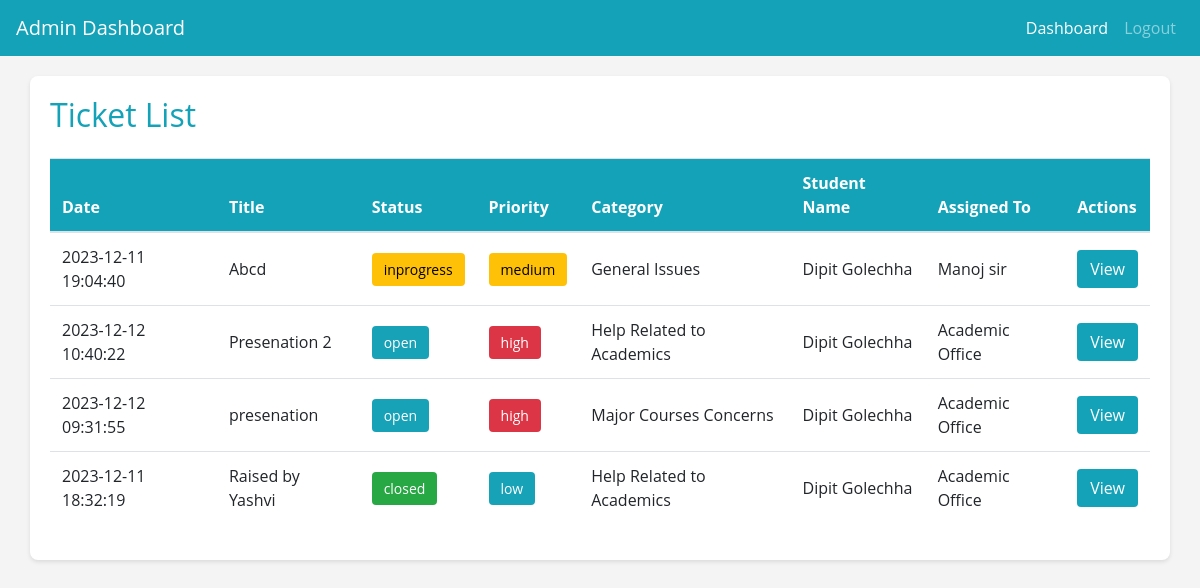
Page /html/public_html/adminviewtickets.php (signed in) on the committed database.
### tables this page shows
CREATE TABLE `issues` (
  `ID` int(11) NOT NULL,
  `Date` datetime NOT NULL DEFAULT current_timestamp() ON UPDATE current_timestamp(),
  `Title` varchar(255) NOT NULL,
  `Content` text NOT NULL,
  `Attachments` longblob DEFAULT NULL,
  `Status` varchar(50) DEFAULT NULL,
  `Priority` varchar(50) DEFAULT NULL,
  `Category` varchar(255) DEFAULT NULL,
  `StudentName` varchar(255) NOT NULL,
  `StudentEmail` varchar(255) NOT NULL,
  `AssignedTo` varchar(255) DEFAULT NULL
);

### html/public_html/adminviewtickets.php (the view, shortened to what this page needs)
<?php
$adminName = $_SESSION['admin_name'];
include 'db.php';
$stmt = $pdo->prepare("SELECT * FROM issues WHERE AssignedTo = ? ORDER BY Date DESC");
$stmt->execute([$adminName]);
$assignedTickets = $stmt->fetchAll(PDO::FETCH_ASSOC);
$stmt = $pdo->prepare("SELECT * FROM issues WHERE AssignedTo != ? ORDER BY Date DESC");
$stmt->execute([$adminName]);
$otherTickets = $stmt->fetchAll(PDO::FETCH_ASSOC);
?>
<!DOCTYPE html>
<html lang="en">
<head>
    <link rel="stylesheet" href="https://stackpath.bootstrapcdn.com/bootstrap/4.5.2/css/bootstrap.min.css">
</head>
<body>
<nav class="navbar navbar-expand-lg navbar-dark navbar-custom">
    <a class="navbar-brand" href="#">Admin Dashboard</a>
    <div class="collapse navbar-collapse" id="navbarNavDropdown">
        <ul class="navbar-nav ml-auto">
            <li class="nav-item active">
                <a class="nav-link" href="adminviewtickets.php">Dashboard <span class="sr-only">(current)</span></a>
            </li>
            <li class="nav-item">
                <a class="nav-link" href="admin_login.php">Logout</a>
            </li>
        </ul>
    </div>
</nav>
<div class="container">
    <h2 class="mb-4" style="color: #14a2b8;">Ticket List</h2>
    <div class="table-responsive">
        <table class="table">
            <thead style="background-color: #14a2b8; color: #fff;">
                <tr>
                    <th>Date</th>
                    <th>Title</th>
                    <th>Status</th>
                    <th>Priority</th>
                    <th>Category</th>
                    <th>Student Name</th>
                    <th>Assigned To</th>
                    <th>Actions</th>
                </tr>
            </thead>
            <tbody>
                <?php foreach ($assignedTickets as $ticket): ?>
                    <tr>
                        <td><?= htmlspecialchars($ticket['Date']) ?></td>
                        <td><?= htmlspecialchars($ticket['Title']) ?></td>
                        <td><span class="status status-<?= strtolower(htmlspecialchars($ticket['Status'])) ?>"><?= htmlspecialchars($ticket['Status']) ?></span></td>
                        <td><span class="priority priority-<?= strtolower(htmlspecialchars($ticket['Priority'])) ?>"><?= htmlspecialchars($ticket['Priority']) ?></span></td>
                        <td><?= htmlspecialchars($ticket['Category']) ?></td>
                        <td><?= htmlspecialchars($ticket['StudentName']) ?></td>
                        <td><?= htmlspecialchars($ticket['AssignedTo']) ?></td>
                        <td>
                            <a href="view_ticket.php?id=<?= $ticket['ID'] ?>" class="btn btn-custom">View</a>
                        </td>
                    </tr>
                <?php endforeach; ?>
                <?php foreach ($otherTickets as $ticket): ?>
                    <tr>
                        <td><?= htmlspecialchars($ticket['Date']) ?></td>
                        <td><?= htmlspecialchars($ticket['Title']) ?></td>
                        <td><span class="status status-<?= strtolower(htmlspecialchars($ticket['Status'])) ?>"><?= htmlspecialchars($ticket['Status']) ?></span></td>
                        <td><span class="priority priority-<?= strtolower(htmlspecialchars($ticket['Priority'])) ?>"><?= htmlspecialchars($ticket['Priority']) ?></span></td>
                        <td><?= htmlspecialchars($ticket['Category']) ?></td>
                        <td><?= htmlspecialchars($ticket['StudentName']) ?></td>
                        <td><?= htmlspecialchars($ticket['AssignedTo']) ?></td>
                        <td>
                            <a href="view_ticket.php?id=<?= $ticket['ID'] ?>" class="btn btn-custom">View</a>
                        </td>
                    </tr>
                <?php endforeach; ?>
            </tbody>
        </table>
    </div>
</div>
</body>
</html>

### html/public_html/adminviewtickets.php (style rules this page uses)
body { font-family: Open Sans; background-color: #f4f4f4; margin-top: 0px; }
.navbar-custom { background-color: #14a2b8; }
.container { background: white; padding: 20px; border-radius: 8px; box-shadow: 0 2px 4px rgba(0, 0, 0, 0.1); margin-top: 20px; }
.btn-custom { background-color: #14a2b8; color: white; }
.table th, .table td { vertical-align: middle; }
.status, .priority { display: inline-block; padding: 0.375rem 0.75rem; font-size: 0.875rem; font-weight: 400; line-height: 1.5; text-align: center; border-radius: 0.25rem; color: white; }
.status-open { background-color: #17a2b8; }
.status-inprogress { background-color: #ffc107; color: black; }
.status-closed { background-color: #28a745; }
.priority-high { background-color: #dc3545; }
.priority-medium { background-color: #ffc107; color: black; }
.priority-low { background-color: #17a2b8; }

### rows in the picture
issues: Date "2023-12-11 19:04:40", Title "Abcd", Status "inprogress", Priority "medium", Category "General Issues", StudentName "Dipit Golechha", AssignedTo "Manoj sir"
issues: Date "2023-12-12 10:40:22", Title "Presenation 2", Status "open", Priority "high", Category "Help Related to Academics", StudentName "Dipit Golechha", AssignedTo "Academic Office"
issues: Date "2023-12-12 09:31:55", Title "presenation", Status "open", Priority "high", Category "Major Courses Concerns", StudentName "Dipit Golechha", AssignedTo "Academic Office"
issues: Date "2023-12-11 18:32:19", Title "Raised by Yashvi", Status "closed", Priority "low", Category "Help Related to Academics", StudentName "Dipit Golechha", AssignedTo "Academic Office"
